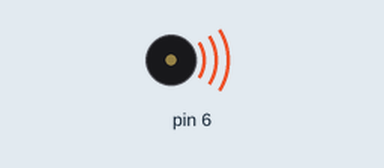
This sketch was run on a simulated Arduino Uno, built with avr-gcc and run on an emulated ATmega328P. Parts: buzzer (waves = sounding).

Above: at 0.1 s.
Timing chart, 0 to 40.0 s (numbered marks = the images above):
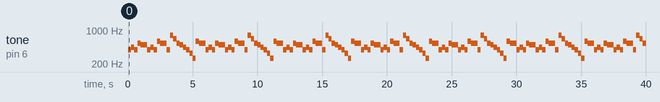

The sketch:

KD0003_2.ino
```cpp
/*
kidsbits coding robot kit
Project 2
Playing Music
http//www.kidsbits.cc
*/
void setup(){
  pinMode(6, OUTPUT);
}
void loop(){
  tone(6,392);
  delay(125);
  tone(6,392);
  delay(125);
  tone(6,440);
  delay(250);
  tone(6,392);
  delay(250);
  tone(6,532);
  delay(250);
  tone(6,494);
  delay(500);
  tone(6,392);
  delay(125);
  tone(6,392);
  delay(125);
  tone(6,440);
  delay(250);
  tone(6,392);
  delay(250);
  tone(6,587);
  delay(250);
  tone(6,532);
  delay(500);
  tone(6,392);
  delay(125);
  tone(6,392);
  delay(125);
  tone(6,784);
  delay(250);
  tone(6,659);
  delay(250);
  tone(6,532);
  delay(250);
  tone(6,494);
  delay(250);
  tone(6,440);
  delay(250);
  tone(6,392);
  delay(125);
  tone(6,392);
  delay(125);
  tone(6,330);
  delay(250);
  tone(6,262);
  delay(250);
  tone(6,587);
  delay(250);
  tone(6,532);
  delay(500);
}
```

Measured:
- by itself, tone on pin 6: plays 392 Hz for 0.25 s, 440 Hz for 0.25 s, 392 Hz for 0.25 s, 532 Hz for 0.25 s, 494 Hz for 0.50 s, 392 Hz for 0.25 s … (140 notes in this stretch)
